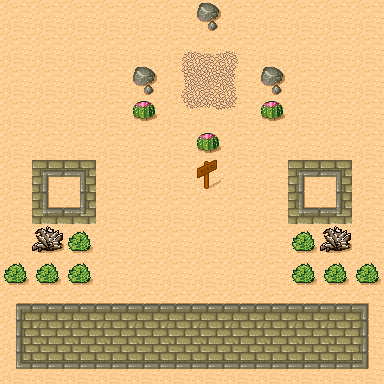

This game map was drawn from its Tiled (.tmx) file and the tilesets committed beside it. A one-line description and the full map source follow:
An orthogonal 12x12 tile map with 32x32 px tiles, 1 tile layer (capa0).

<map version="1.0" tiledversion="1.1.2" orientation="orthogonal" renderorder="right-down" width="12" height="12" tilewidth="32" tileheight="32" infinite="0" backgroundcolor="#ffffff" nextobjectid="1">
 <tileset firstgid="1" source="tmw_desert.tsx" />
 <layer name="capa0" width="12" height="12">
  <data encoding="csv">
30,30,30,30,30,30,32,30,30,30,30,30,
30,30,30,30,30,6,7,8,30,30,30,30,
30,30,30,30,32,14,15,16,32,30,30,30,
30,30,30,30,31,22,23,24,31,30,30,30,
30,30,30,30,30,30,31,30,30,30,30,30,
30,20,21,30,30,30,46,30,30,20,21,30,
30,28,29,30,30,30,30,30,30,28,29,30,
30,39,48,30,30,30,30,30,30,48,39,30,
48,48,48,30,30,30,30,30,30,48,48,48,
1,2,2,2,2,2,2,2,2,2,2,3,
9,10,10,10,10,10,10,10,10,10,10,11,
17,18,18,18,18,18,18,18,18,18,18,19
</data>
 </layer>
</map>
